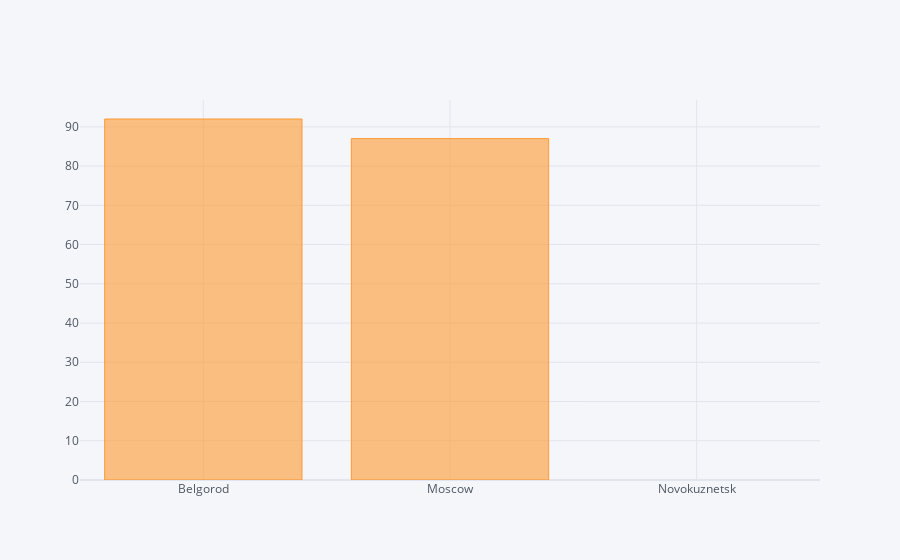

The notebook cell this image was saved under:
### Code cell
round(data.groupby(['arr_city'])['fullness_percents'].mean())\
      .iplot(kind = 'bar')

### Figure 1 — Plotly figure (JSON) as saved in the notebook; plotly's stock layout.template omitted (floating-point values rounded to 4 significant figures)
{"data": [{"marker": {"color": "rgba(255, 153, 51, 0.6)", "line": {"color": "rgba(255, 153, 51, 1.0)", "width": 1}}, "name": "fullness_percents", "orientation": "v", "text": "", "type": "bar", "x": ["Belgorod", "Moscow", "Novokuznetsk"], "y": [92, 87, ""]}], "layout": {"legend": {"bgcolor": "#F5F6F9", "font": {"color": "#4D5663"}}, "paper_bgcolor": "#F5F6F9", "plot_bgcolor": "#F5F6F9", "title": {"font": {"color": "#4D5663"}}, "xaxis": {"gridcolor": "#E1E5ED", "showgrid": true, "tickfont": {"color": "#4D5663"}, "title": {"font": {"color": "#4D5663"}, "text": ""}, "zerolinecolor": "#E1E5ED"}, "yaxis": {"gridcolor": "#E1E5ED", "showgrid": true, "tickfont": {"color": "#4D5663"}, "title": {"font": {"color": "#4D5663"}, "text": ""}, "zerolinecolor": "#E1E5ED"}}}
